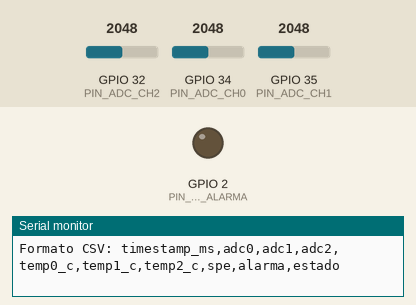
Recording of a sketch running on a simulated ESP32. Shown: output pins drawn as LEDs (lit = HIGH), the last lines printed to the serial monitor. The test bench sets the inputs (shaded band); at power-on: GPIO 32 (PIN_ADC_CH2) = 2048, GPIO 34 (PIN_ADC_CH0) = 2048, GPIO 35 (PIN_ADC_CH1) = 2048 (analog values on the 0–4095 scale).

Above: at 0.1 s.
At 1.1 s:
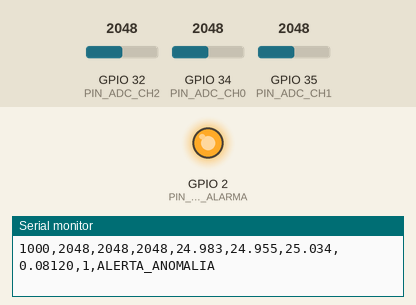
Timing chart, 0 to 2.6 s (numbered marks = the images above):
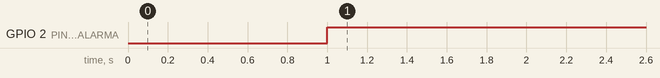

Measured:
- by itself, GPIO 2 (PIN_LED_ALARMA): LOW → HIGH at 1.0 s

The sketch:

firmware_esp32_monitor.ino
```cpp
/*
 * ==============================================================================
 * PROYECTO FINAL - INTRODUCCIÓN A SISTEMAS INTELIGENTES
 * MONITOR INTELIGENTE DE CADENA DE FRÍO CON ESP32 (MÓDULO 6: R19, R20, R21)
 *
 * GRUPO EDEMÉRIDOS:
 * - Andrés Sebastián Coral Vallejo
 * - Paula Ortiz
 *
 * DOCENTE: Ph.D. Ricardo Andrés Fonseca Perdomo
 * UNIVERSIDAD SERGIO ARBOLEDA
 * ==============================================================================
 * DESCRIPCIÓN:
 * Firmware en C/C++ para ESP32 que ejecuta en línea de forma autónoma:
 * 1. Adquisición multicanal de 3 termistores NTC 10k mediante ADC interno de 12 bits.
 * 2. Conversión analógica-temperatura mediante el modelo polinomial cúbico calibrado.
 * 3. Proyección sobre la componente principal PC1 del detector PCA.
 * 4. Cálculo del error cuadrático de reconstrucción SPE (Squared Prediction Error).
 * 5. Evaluación contra el umbral estadístico theta_SPE y activación de alarma
 *    visible mediante LED (GPIO 2) y emisión de telemetría CSV/JSON por puerto serie.
 * ==============================================================================
 */

#include <Arduino.h>

// --- ASIGNACIÓN DE PINES (GPIOs) ---
const int PIN_ADC_CH0 = 34; // Termistor NTC Canal 0 (Fondo)
const int PIN_ADC_CH1 = 35; // Termistor NTC Canal 1 (Medio)
const int PIN_ADC_CH2 = 32; // Termistor NTC Canal 2 (Superior)
const int PIN_LED_ALARMA = 2; // LED indicador de alarma (on-board / externo)

// --- PARÁMETROS DEL SISTEMA DE MUESTREO ---
const unsigned long INTERVALO_MUESTREO_MS = 1000; // Ts = 1.0 s (1 Hz)
unsigned long ultimoMuestreoMs = 0;
unsigned long contadorMuestras = 0;

// --- COEFICIENTES DE CALIBRACIÓN POLINOMIAL CÚBICA (R6) ---
// T = b0 + b1*x + b2*x^2 + b3*x^3, donde x = (ADC - 2048.0) / 1000.0
const float BETA_CH0[4] = {24.98290f, -21.99795f, 1.83812f, -2.06678f};
const float BETA_CH1[4] = {24.95464f, -21.94392f, 1.79414f, -2.06955f};
const float BETA_CH2[4] = {25.03353f, -22.07585f, 1.77528f, -2.02964f};

// --- PARÁMETROS DEL DETECTOR DE ANOMALÍAS PCA (R12, R14) ---
// Vector de medias normales en entrenamiento (°C)
const float PCA_MU[3] = {3.608125f, 3.577416f, 3.583102f};

// Autovector de la Componente Principal 1 (PC1)
const float PCA_P1[3] = {0.574620f, 0.582841f, 0.574512f};

// Umbral de decisión para el estadístico SPE (°C^2)
const float PCA_UMBRAL_SPE = 0.043386f;

// Función para convertir cuentas ADC a temperatura calibrada (°C)
float calcularTemperatura(int adcRaw, const float beta[4]) {
    float x = ((float)adcRaw - 2048.0f) / 1000.0f;
    float x2 = x * x;
    float x3 = x2 * x;
    return beta[0] + beta[1] * x + beta[2] * x2 + beta[3] * x3;
}

// Función para proyectar y calcular el estadístico SPE mediante PCA
float calcularSPE(float t0, float t1, float t2) {
    // 1. Centrado respecto a la media de entrenamiento
    float xc0 = t0 - PCA_MU[0];
    float xc1 = t1 - PCA_MU[1];
    float xc2 = t2 - PCA_MU[2];

    // 2. Proyección sobre PC1: score z = xc . P1
    float z = xc0 * PCA_P1[0] + xc1 * PCA_P1[1] + xc2 * PCA_P1[2];

    // 3. Reconstrucción: xc_hat = z * P1
    float xc_hat0 = z * PCA_P1[0];
    float xc_hat1 = z * PCA_P1[1];
    float xc_hat2 = z * PCA_P1[2];

    // 4. Error residual de reconstrucción
    float e0 = xc0 - xc_hat0;
    float e1 = xc1 - xc_hat1;
    float e2 = xc2 - xc_hat2;

    // 5. Estadístico SPE = ||e||^2
    return (e0 * e0 + e1 * e1 + e2 * e2);
}

void setup() {
    Serial.begin(115200);
    while (!Serial && millis() < 3000) {}

    // Configuración de pines
    pinMode(PIN_LED_ALARMA, OUTPUT);
    digitalWrite(PIN_LED_ALARMA, LOW);

    // Configuración del ADC del ESP32 a 12 bits (0 a 4095) y atenuación de 11dB (rango 0 a 3.3V)
    analogReadResolution(12);
    analogSetAttenuation(ADC_11db);

    Serial.println("================================================================================");
    Serial.println("SISTEMAS INTELIGENTES - MONITOR INTELIGENTE DE CADENA DE FRÍO (ESP32)");
    Serial.println("Grupo Edeméridos: Andrés Sebastián Coral Vallejo, Paula Ortiz");
    Serial.println("Firmware v1.0 - Cálculo Autónomo en Línea (R19)");
    Serial.println("================================================================================");
    Serial.println("Formato CSV: timestamp_ms,adc0,adc1,adc2,temp0_c,temp1_c,temp2_c,spe,alarma,estado");
}

void loop() {
    unsigned long tiempoActualMs = millis();

    // Ejecución no bloqueante cada Ts = 1000 ms
    if (tiempoActualMs - ultimoMuestreoMs >= INTERVALO_MUESTREO_MS) {
        ultimoMuestreoMs = tiempoActualMs;
        contadorMuestras++;

        // 1. Lectura analógica de los 3 canales
        int adc0 = analogRead(PIN_ADC_CH0);
        int adc1 = analogRead(PIN_ADC_CH1);
        int adc2 = analogRead(PIN_ADC_CH2);

        // 2. Conversión a temperatura calibrada (°C)
        float t0 = calcularTemperatura(adc0, BETA_CH0);
        float t1 = calcularTemperatura(adc1, BETA_CH1);
        float t2 = calcularTemperatura(adc2, BETA_CH2);

        // 3. Detección de anomalías en línea con PCA
        float spe = calcularSPE(t0, t1, t2);
        bool hayAnomalia = (spe > PCA_UMBRAL_SPE);

        // 4. Acción de alarma en tiempo real (R19)
        if (hayAnomalia) {
            digitalWrite(PIN_LED_ALARMA, HIGH);
        } else {
            digitalWrite(PIN_LED_ALARMA, LOW);
        }

        // 5. Emisión de telemetría serial en formato CSV
        Serial.print(tiempoActualMs);
        Serial.print(",");
        Serial.print(adc0);
        Serial.print(",");
        Serial.print(adc1);
        Serial.print(",");
        Serial.print(adc2);
        Serial.print(",");
        Serial.print(t0, 3);
        Serial.print(",");
        Serial.print(t1, 3);
        Serial.print(",");
        Serial.print(t2, 3);
        Serial.print(",");
        Serial.print(spe, 5);
        Serial.print(",");
        Serial.print(hayAnomalia ? 1 : 0);
        Serial.print(",");
        if (hayAnomalia) {
            Serial.println("ALERTA_ANOMALIA");
        } else {
            Serial.println("OPERACION_NORMAL");
        }
    }
}
```
